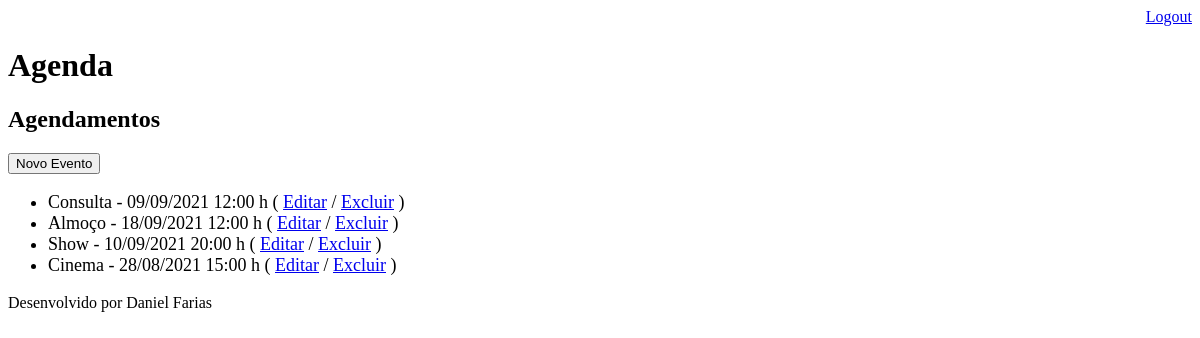
Page /agenda/ (signed in) on the earlier database version.
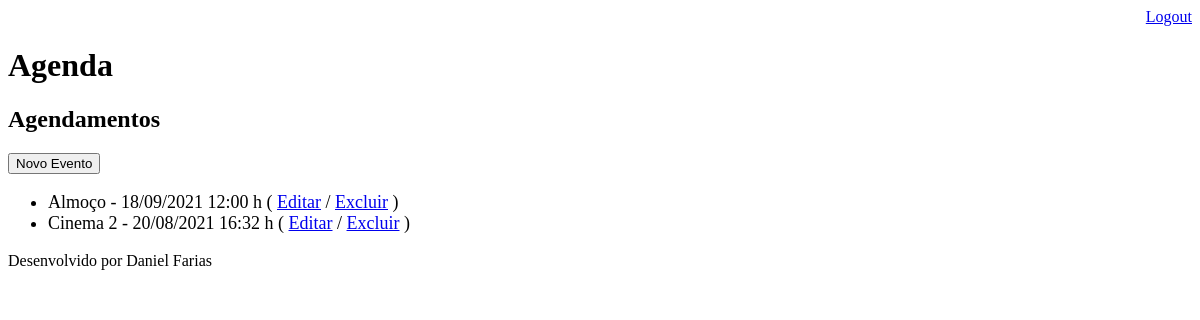
Same page on the later database version.
### core/models.py (models this page shows, shortened)
class Evento(models.Model):
    titulo = models.CharField(max_length=100)
    descricao = models.TextField(blank=True, null=True)
    data_evento = models.DateTimeField(verbose_name='Data do Evento')
    data_criacao = models.DateTimeField(auto_now=True)
    usuario = models.ForeignKey(User, on_delete=models.CASCADE)
    def get_data_evento(self):
        return self.data_evento.strftime('%d/%m/%Y %H:%M h')
    def get_evento_atrasado(self):
        if self.data_evento < datetime.now():
            return True
        else:
            return False

### core/views.py (the view)
# urls.py: path('agenda/', views.lista_eventos),
@login_required(login_url='/login/')
def lista_eventos(request):
    usuario = request.user
    data_atual = datetime.now() - timedelta(hours=1)
    evento = Evento.objects.filter(usuario=usuario, data_evento__gt=data_atual)
    dados = {'eventos':evento}
    return render(request, 'agenda.html', dados)

### templates/agenda.html (shortened to what this page needs)
{% extends "model-page.html" %}
{% block content %}
    <h2>Agendamentos</h2>
    <a href="evento/">
        <button type="button">Novo Evento</button>
    </a>
    <ul style="font-size: 18px">
        {% for evento in eventos %}
            <li>
                <div style={% if evento.get_evento_atrasado %} "color:red" {% endif %}>
                {{ evento.titulo }} - {{ evento.get_data_evento }} ( <a href="evento/?id={{ evento.id }}">Editar</a> / <a href="evento/delete/{{ evento.id }}/">Excluir</a> )</li>
        {% endfor %}
    </ul>
{% endblock %}

### templates/model-page.html
<!DOCTYPE html>
<html lang="en">
<head>
    {% include "model-header.html" %}
</head>
<body>
    {% block content %} {% endblock %}
    {% include "model-footer.html" %}
</body>
</html>

### templates/model-header.html (shortened to what this page needs)
<div align="right">
    <a href="/logout">Logout</a>
</div>
<h1>Agenda</h1>

### templates/model-footer.html
<p>Desenvolvido por Daniel Farias</p>

Differences in the rows shown:
removed Evento: titulo "Consulta", get_data_evento "09/09/2021 12:00 h"
removed Evento: titulo "Show", get_data_evento "10/09/2021 20:00 h"
changed Evento: titulo "Cinema" → "Cinema 2"; get_data_evento "28/08/2021 15:00 h" → "20/08/2021 16:32 h"
